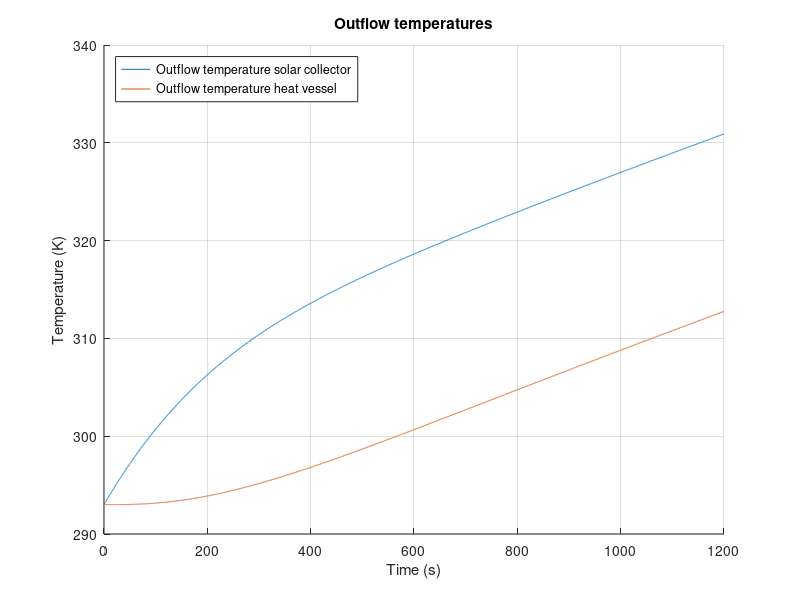

Write the MATLAB code that produced this figure.
%%%%%%%%%%%%%%%%%%%%%%%%%%%%%%%%%%%%
% Matlab model for Solar Collector %
%%%%%%%%%%%%%%%%%%%%%%%%%%%%%%%%%%%%
clc;
clear all;
close all;

%%

%%%%%%%%%%%
%Constants%
%%%%%%%%%%%

%Natural costants:
    sigma = 5.67*10^(-8);                       %Stefan-Boltzmann constant
%Convection
    h_air = 2.5;                                    %Convective heat transfer Coefficient h. Air, free 2.5 - 25 W/(m^2*k)
%Emissivity
    e_Cu = 0.22;                                %Copper tube, value 0.052
    e_Al = 0.04;                                %Aluminum tape
    e_paint = 0.95;                             %Emissivity of black paint (for comparison)
    e_CuMatte = 0.22;                           %Emissivity of the copper tube after making it less reflective (for comparison)
%Thermal conductivity
    k_air = 0.026;                              %Air [W/(mK)]
    k_tempex =0.03;                             %Tempex plate [W/(mK)]
    k_Cu = 400;                                 %Copper tube [W/(mK)]
    k_Po = 0.13;                                %Polyurethane tube [W/(m*K)]
    k_pvc = 0.19;                               %PVC thermal conduc [W/(mK)]
    k_polyFoil = 0.04;                          %Polyethylene foam foil [W/(mK)]
%Specific heat
    c_water = 4186;                             %[J/kgK]
    c_Cu = 386;                                 %[J/kgK]
%Measurements
    D_Cu = 0.012;                               %Diameter of the copper tube [m]
    D_PolyTube = 0.008;                         %Diameter of the polyurathane pump tubes [m]
    R_Cu1 = 0.005;                              %Inner diameter of the copper tube [m]
    R_Cu2 = 0.006;                              %Outer diameter of  the copper tube [m]
    L_TubeAir = 5.81973313;                     %Total length of tube that's exposed to the air [m]
    L_TubeTempex = 0.4446626;                   %Total length of tube that's exposed to the tempex [m]
    L_PolyTube1 = 3;                            %Total length of polyurathane pump tube 1 [m]
    L_PolyTube2 = 3;                            %Total length of polyurathane pump tube 2 [m]
%Measurements Heat storage vessel
    D_pvc = 0.050;                              %Diameter PVC tube [m]
    R_pvcThick = 0.0018;                        %PVC wall thickness
    R_pvc1 = (D_pvc/2) - R_pvcThick;            %Inner Radius PVC tube [m]
    R_pvc2 = (D_pvc/2);                         %Outer Radius PVC tube [m]
    N_insLayers = 6;                            %Number of insulating polyethylene foam foil layers [m]
    R_polyFoil = N_insLayers * 0.003;           %Radius thickness polyethylene foam foil [m]
    L_pvc = 0.71;                               %PVC length [m]
    A_HV = 2*pi*(R_pvc2+R_polyFoil)*L_pvc;      %Surface area Heat storage vessel
%Measurements for in- and outlet connectors
    D_Po = 0.012;                               %Diameter of the polyurethane tube [m]
    R_Po1 = 0.004;                              %Inner radius of the polyurethane tube [m]
    R_Po2 = 0.006;                              %Outer radius of the polyurethane tube [m]
    L_Tube_HV_to_SC = 3;                        %Estimated length of tube that goes from the heat storage vessel to the solar collector [m]
    L_Tube_SC_to_HV = 3;                        %Estimated length of tube that goes from the solar collector to the heat storage vessel[m]]
%Areas
    A_RadCu = 4*D_Cu*1.4+3*0.5*0.25*pi*(0.0898^2-0.0778^2)+2*0.012*0.15; %Sunlit area of the copper tube
    A_RadAl = 0.670*1.4 - 4*0.012*1.4;          %Sunlit area of the aluminum troughs
    A_AirCu = 1.4*pi*D_Cu + 3*4.9594762*10^(-3) + 0.05*pi*D_Cu + 2*0.1*pi*D_Cu; %Area of the copper tube that's exposed to the air
%Intensity
    I_sun = 1000;                               %Intensity of the artificial sun [W/m^2]
%Temperatures
    T_sur = 293;                                %Temperature of the surroundings [K]
    T_in = 293;                                 %Temperature of the incoming water [K]
%Density
    rho_w = 1000;                               %Density of water [kg/m^3]
%Variables
    t_end = 20*60;                              %End time [s]
    t_step = 0.1;                               %Step size, do not change [s]
    m_SC_water = 0.512;                         %Max mass of water in the solar collector [kg]
    m_HV_water = 1.2;                           %Max mass of water in the heat vessel [kg]
    flowrate = 0.1;                             %Value between 0.1-3.0 [L/min]

%%

%%%%%%%%%%%%%%
%Calculations%
%%%%%%%%%%%%%%

%Intensity after passing through the glass:
I_glass = 970; %Don't know yet, can't figure it out. Internet says around 2-4% is absorbed

dQdt_RadAl = (1-e_Al)*A_RadAl*I_glass;                                      %Energy that is reflected by the aluminum tape [W]
dQdt_RadCu = e_Cu*A_RadCu*I_glass + e_Cu*dQdt_RadAl;                        %Energy that is absorbed by the copper tube due to radiation [W]

Steps = t_end/t_step;                                                       %Amount of steps

%%HEAT VESSEL%%
T_HV_table = zeros(3,Steps+1);                                              %Empty vector for T_HV_table. Row 1: time t. Row 2: T_HV_table. Row 3: dQdt_SC_total.
T_HV_table(1,:) = 0:t_step:t_end;
T_HV_out=T_in;                                                              %Beginning temperature of water in the heat vessel
m_SC_water = 0.512; %Max volume of water in the solar collector
m_HV_water = 1.2; %Max volume of water in the heat vessel %%%CHECK VALUE%%%%
m_in_tube =1/4*pi*((D_Po -2*0.002)^2)*L_Tube_SC_to_HV ; %Max volume of water in the inlet tubing %%%CHECK VALUE%%%%
m_out_tube =1/4*pi*((D_Po -2*0.002)^2)*L_Tube_HV_to_SC ; %Max volume of water in the outlettubing %%%CHECK VALUE%%%%

%%Tube Heat vessel --> Solar Collector%%
m_PolyTube1_water = (1/4)*pi*D_PolyTube^2*L_PolyTube1*rho_w;                %Maximum amount of water in the tube [kg]
T_SC_in = T_in;                                                             %Starting temperature [K]

%%SOLAR COLLECTOR%%
T_SC_table = zeros(3,Steps+1);                                              %Empty vector for T_SC_table. Row 1: time t. Row 2: T_SC_table. Row 3: dQdt_SC_total.
T_SC_table(1,:) = 0:t_step:t_end;
T_SC_out=T_in;                                                              %Beginning temperature of water in the solar collector

%%Tube Solar Collector --> Heat vessel%%
m_PolyTube2_water = (1/4)*pi*D_PolyTube^2*L_PolyTube2*rho_w;                %Maximum amount of water in the tube [kg]
T_HV_in = T_in;                                                             %Starting temperature [K]

%%General%%
m_flow = (flowrate/60/1000)*rho_w*t_step;                                   %Mass of water inflow from pump during t_step

%%
for t=0:t_step:t_end
    %%
    %%%%%%%%%%%%%%%%%%%%%%%%%%%%%%%%%%%%%%%%
    %       Equations for the vessel       %
    %%%%%%%%%%%%%%%%%%%%%%%%%%%%%%%%%%%%%%%%
    m_HV_old = m_HV_water - m_flow;                                         %Mass of water from t-t_step
    m_HV_new = m_flow;                                                      %Mass of water added to the heat vessel during t_step
    T_HV_out = (m_HV_old*T_HV_out + m_HV_new*T_HV_in)/(m_HV_old+m_HV_new);  %Calculating the average temperature in the heat vessel, taking into account the inflow from the solar heater
    
    %%%%%Insulation heat loss 
    R_HV_ins_PVC = R_pvc1/(k_pvc*(2*pi*R_pvc2*L_pvc));
    R_HV_ins_Cond =  (log((R_pvc2 + R_polyFoil)/R_pvc2)) / (k_polyFoil*A_HV);   %Thermal resitance of conduction through poly foam foil [K/W]
    R_HV_ins_Conv = 1 / (h_air*A_HV);                                           %Thermal resitance of convection outside poly foam foil [K/W]
    R_HV_ins_total = R_HV_ins_PVC + R_HV_ins_Cond + R_HV_ins_Conv;              %Total thermal resistance in series
    dQdt_HV_insulation = -((T_HV_out - T_sur ) / R_HV_ins_total);               %Total heat flow through insulation
    
    %%%%%End caps heat loss
    R_HV_cap_Conv = 1 /h_air*pi*(R_pvc2+R_pvcThick).^2;                         %Thermal resistance due to convection on end caps
    R_HV_cap1 = R_pvcThick / (k_pvc * (pi*R_pvc2).^2);                          
    R_HV_cap2 = R_HV_cap1;                                                      %Thermal resistance same as upper end cap as the temperature in the heat storage vessel is homogeneous
    R_HV_caps_total = R_HV_cap1 + R_HV_cap2 + 2*R_HV_cap_Conv;
    dQdt_HV_caps = -((T_HV_out - T_sur ) / R_HV_caps_total);
    
    
    %%%%Total heatflow
    dQdt_HV_total = dQdt_HV_insulation + dQdt_HV_caps;                          %Total heat flow storage vessel
    
    delta_T = (dQdt_HV_total*t_step/(m_HV_water*c_water));
    T_HV_out = T_HV_out+delta_T;
    
    Column = round((1/t_step)*t+1);
    T_HV_table(2,Column)=T_HV_out;                                          %Assign value for T_HV_out to the right space
    T_HV_table(3,Column)=dQdt_HV_total;                                     %Assign value for dQdt_HV_total to the right space
    
    %%
    %%%%%%%%%%%%%%%%%%%%%%%%%%%%%%%%%%%%%%%%
    %Tube 1 Heat vessel --> Solar collector%
    %%%%%%%%%%%%%%%%%%%%%%%%%%%%%%%%%%%%%%%%
    m_PolyTube1_old = m_PolyTube1_water - m_flow;                               %Mass of water from t-t_step
    m_PolyTube1_new = m_flow;                                                   %Mass of water added to the heat vessel during t_step
    T_SC_in = (m_PolyTube1_old*T_SC_in + m_HV_new*T_HV_out)/(m_PolyTube1_old+m_PolyTube1_new); %Calculating the average temperature in the heat vessel, taking into account the inflow from the solar heater   
    
    R_tube_out_Cond =  (log(R_Po2 /R_Po1)) / ((2*pi*k_Po*L_Tube_HV_to_SC ));    %Thermal resitance of conduction outlet tubing [K/W]
    R_tube_out_Conv = 1 / (h_air*(2*pi*R_Po2)*L_Tube_HV_to_SC) ;                %Thermal resitance of convection outlet tubing [K/W]
    R_tube_out_total = R_tube_out_Cond + R_tube_out_Conv;                       %Total thermal resistance in series
    
    dQdt_PolyTube1_total = -((T_HV_in - T_sur ) / R_tube_out_total);            %Heat loss of conduction outlet tubing [W]
    
    delta_T = (dQdt_PolyTube1_total*t_step/(m_PolyTube1_water*c_water));
    T_SC_in = T_SC_in+delta_T;
    
    %%
    %%%%%%%%%%%%%%%%%%%%%%%%%%%%%%%%%%%%%%%%
    %  Equations for the solar collector   %
    %%%%%%%%%%%%%%%%%%%%%%%%%%%%%%%%%%%%%%%%
    m_SC_old = m_SC_water - m_flow;                                         %Mass of water from t-t_step
    m_SC_new = m_flow;                                                      %Mass of water added to the solar collector during t_step
    T_SC_out = (m_SC_old*T_SC_out + m_SC_new*T_SC_in)/(m_SC_old+m_SC_new);  %Calculating the average temperature in the solar collector, taking into account the inflow from the vessel
    
    dQdt_RadOut = -e_Cu*sigma*A_AirCu*(T_SC_out^4 - T_sur^4);               %Heat loss due to radiation (assuming that T_sur remains constant)
    dQdt_CondOut = 0;                                                       %Heat loss due to conduction
    dQdt_ConvOut = 0;                                                       %Heat loss due to convection
    dQdt_SC_total = dQdt_RadCu + dQdt_RadOut + dQdt_CondOut;                %Total energy
    
    delta_T = (dQdt_SC_total*t_step/(m_SC_water*c_water));
    T_SC_out=T_SC_out+delta_T;
    
    Column = round((1/t_step)*t+1);
    T_SC_table(2,Column)=T_SC_out;                                          %Assign value for T to the right space
    T_SC_table(3,Column)=dQdt_SC_total;                                     %Assign value for T to the right space
    
    %%
    %%%%%%%%%%%%%%%%%%%%%%%%%%%%%%%%%%%%%%%%
    %Tube 2 Solar collector --> Heat vessel%
    %%%%%%%%%%%%%%%%%%%%%%%%%%%%%%%%%%%%%%%%
    m_PolyTube2_old = m_PolyTube1_water - m_flow;                                                   %Mass of water from t-t_step
    m_PolyTube2_new = m_flow;                                                                       %Mass of water added to the heat vessel during t_step
    T_HV_in = (m_PolyTube2_old*T_HV_in + m_HV_new*T_SC_out)/(m_PolyTube2_old+m_PolyTube1_new);      %Calculating the average temperature in the heat vessel, taking into account the inflow from the solar heater
    
    R_tube_in_Cond =  (log(R_Po2 /R_Po1)) / ((2*pi*k_Po*L_Tube_SC_to_HV ));                         %Thermal resitance of conduction inlet tubing [K/W]
    R_tube_in_Conv = 1 / (h_air*(2*pi*R_Po2)*L_Tube_SC_to_HV) ;                                     %Thermal resitance of convection inlet tubing [K/W]
    R_tube_in_total = R_tube_in_Cond + R_tube_in_Conv;                                              %Total thermal resistance in series
    
    dQdt_PolyTube2_total = -((T_HV_in - T_sur ) / R_tube_in_total);                                 %Heat loss of conduction inlet tubing [W]
    
    delta_T = (dQdt_PolyTube2_total*t_step/(m_PolyTube2_water*c_water));
    T_HV_in = T_HV_in+delta_T;
end
%%
%%%%%%%%%%
%Plotting%
%%%%%%%%%%

t_var=T_SC_table(1,:);
T_SC_var=T_SC_table(2,:);
T_HV_var=T_HV_table(2,:);

hold on
grid on

plot(t_var,T_SC_var);
plot(t_var,T_HV_var);
ylabel('Temperature (K)')

legend({'Outflow temperature solar collector','Outflow temperature heat vessel'}, 'Location','northwest')

xlim([0 t_end]);
xlabel('Time (s)')
title('Outflow temperatures')
